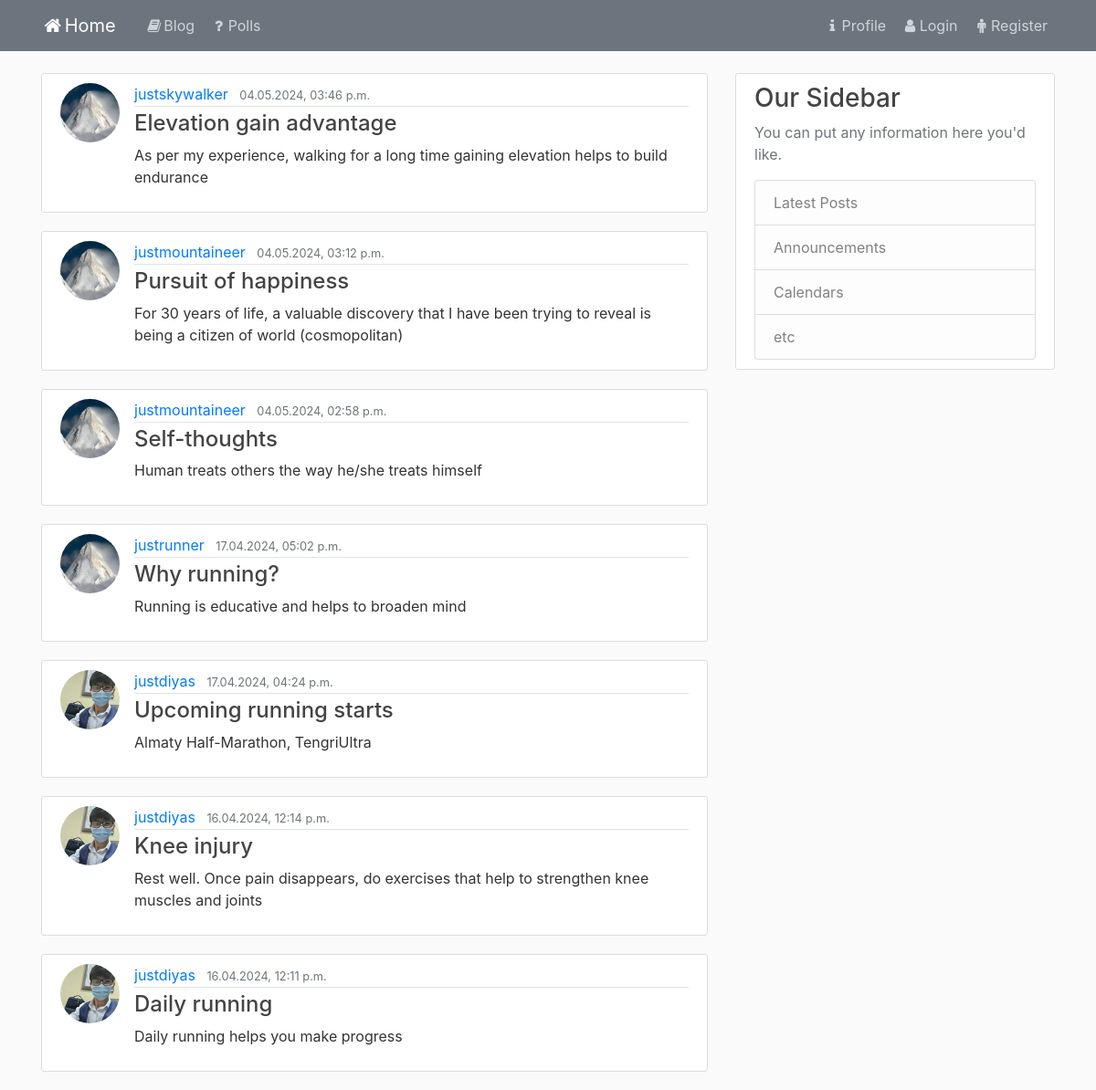
The app's page /home/blog/, older data.
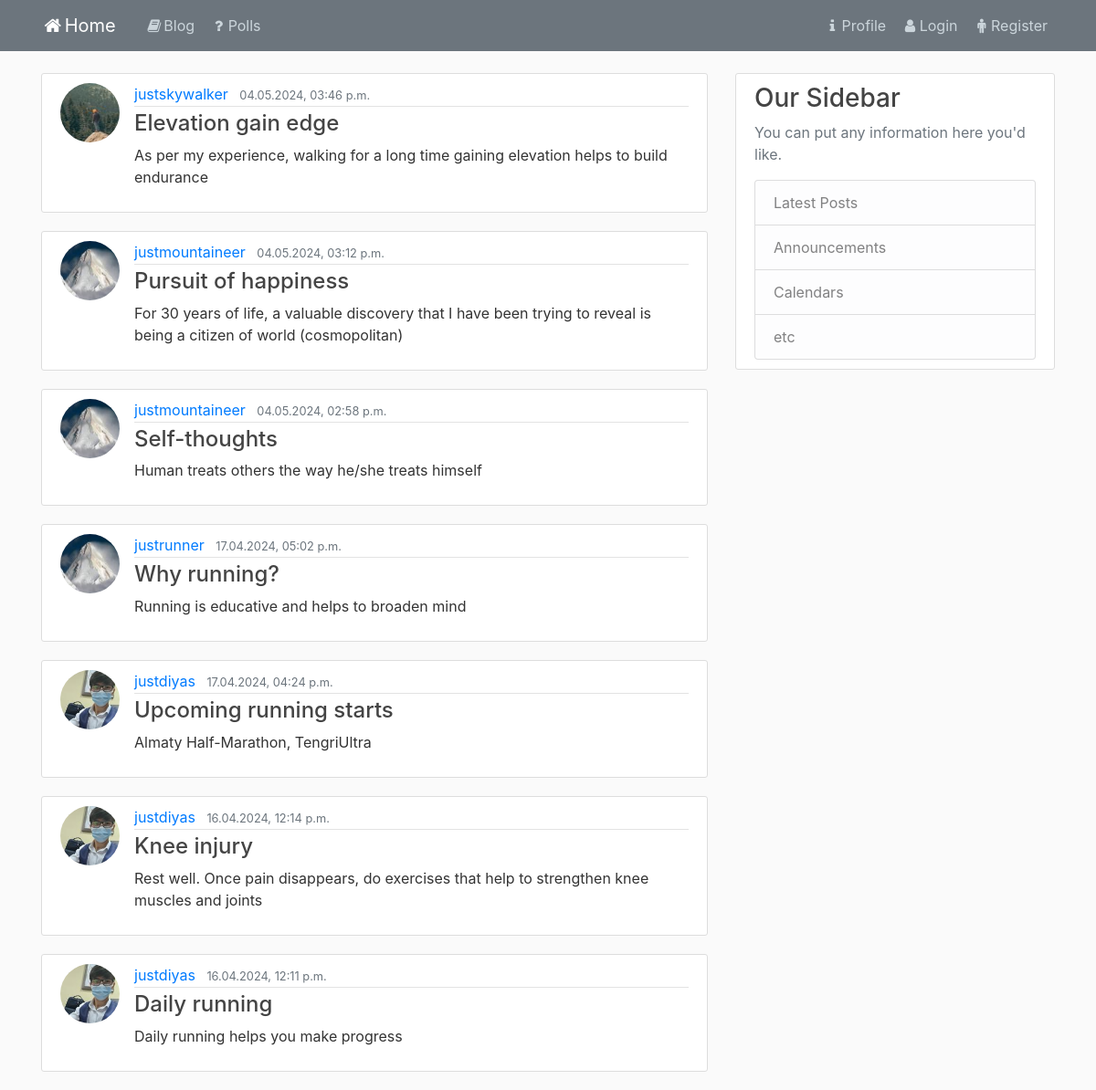
The same page, newer data.
### blog/models.py (models this page shows, shortened)
class Post(models.Model):
    title = models.CharField(max_length=100)
    author = models.ForeignKey(User, on_delete=models.CASCADE)
    content = models.TextField()
    publication_date = models.DateTimeField(default=timezone.now)

### user/models.py (models this page shows, shortened)
class Profile(models.Model):
    user = models.OneToOneField(User, on_delete=models.CASCADE)
    image = models.ImageField(default='default.jpg', upload_to='profile_pics')

### blog/views.py (the view)
# urls.py: path('blog/', views.PostListView.as_view(), name='blog-main'),
class PostListView(generic.ListView):
    template_name = 'blog/blog.html'
    queryset = Post.objects.all()
    ordering = ['-publication_date']

### blog/templates/blog/blog.html
{% extends 'blog/base_blog.html' %}
{% block content %}
    {% for post in post_list %}
        <article class="media content-section">
            <img class="rounded-circle article-img" src="{{ post.author.profile.image.url }}">
            <div class="media-body">
                <div class="article-metadata">
                    <a class="mr-2" href="#">{{ post.author }}</a>
                    <small class="text-muted">{{ post.publication_date|date:'d.m.Y, h:i a' }}</small>
                </div>
                <h4><a class="article-title" href="{% url 'blog:post-detail' post.pk %}">{{ post.title }}</a></h4>
                <p class="article-content"> {{ post.content }}</p>
            </div>
        </article>
    {% endfor %}
{% endblock content %}

Row changes from the older to the newer data that the page shows:
changed Post "justskywalker": author.profile.image: picture added in place of a placeholder; title "Elevation gain advantage" → "Elevation gain edge"
